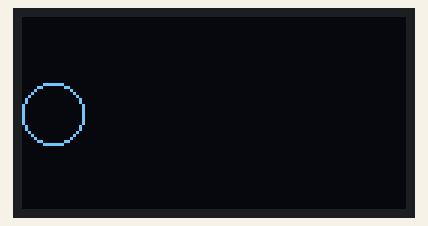
Bench run of a program on a simulated ESP32 board running MicroPython. Shown: 128×64 one-colour display.

Above: at 0.06 s.
At 4.99 s:
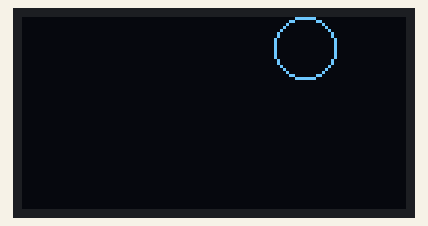
At 9.92 s:
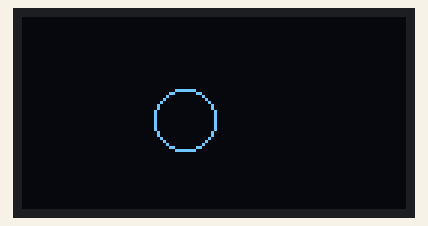
At 19.92 s:
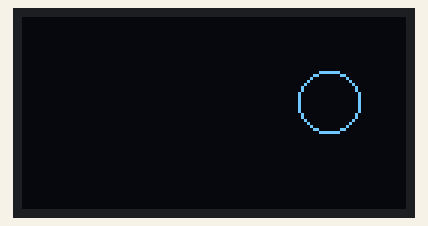
At 29.78 s:
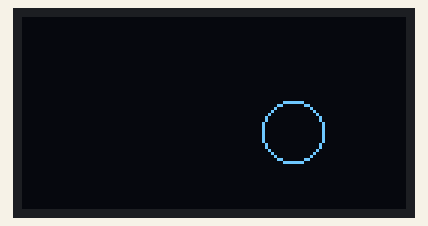
At 39.79 s:
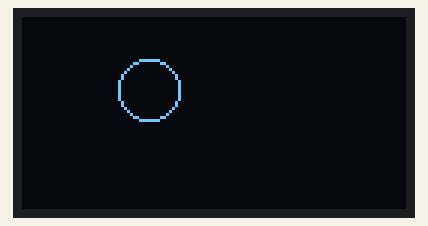

The program:

circle.py
```python
from machine import I2C, Pin
import ssd1306
import time
import math

# Рисуем круг используя алгоритм Брезенхема
# Инициализация I2C
i2c = I2C(1, scl=Pin(22), sda=Pin(21))

# Создание объекта дисплея
oled = ssd1306.SSD1306_I2C(128, 64, i2c)

def draw_circle(oled, x0, y0, radius, color=1):
    f = 1 - radius
    ddF_x = 1
    ddF_y = -2 * radius
    x = 0
    y = radius

    oled.pixel(x0, y0 + radius, color)
    oled.pixel(x0, y0 - radius, color)
    oled.pixel(x0 + radius, y0, color)
    oled.pixel(x0 - radius, y0, color)

    while x < y:
        if f >= 0:
            y -= 1
            ddF_y += 2
            f += ddF_y
        x += 1
        ddF_x += 2
        f += ddF_x

        oled.pixel(x0 + x, y0 + y, color)
        oled.pixel(x0 - x, y0 + y, color)
        oled.pixel(x0 + x, y0 - y, color)
        oled.pixel(x0 - x, y0 - y, color)
        oled.pixel(x0 + y, y0 + x, color)
        oled.pixel(x0 - y, y0 + x, color)
        oled.pixel(x0 + y, y0 - x, color)
        oled.pixel(x0 - y, y0 - x, color)

# Параметры круга
radius = 10
x = radius
y = 32

# Направление движения
dx = 2
dy = 1

while True:
    # Очищаем экран
    oled.fill(0)

    # Рисуем круг в новой позиции
    draw_circle(oled, x, y, radius)

    # Обновляем экран
    oled.show()

    # Обновляем координаты круга
    x += dx
    y += dy

    # Проверка границ экрана
    if x - radius < 0 or x + radius >= oled.width:
        dx = -dx
    if y - radius < 0 or y + radius >= oled.height:
        dy = -dy

    # Задержка для управления скоростью анимации
    time.sleep(0.05)
```
